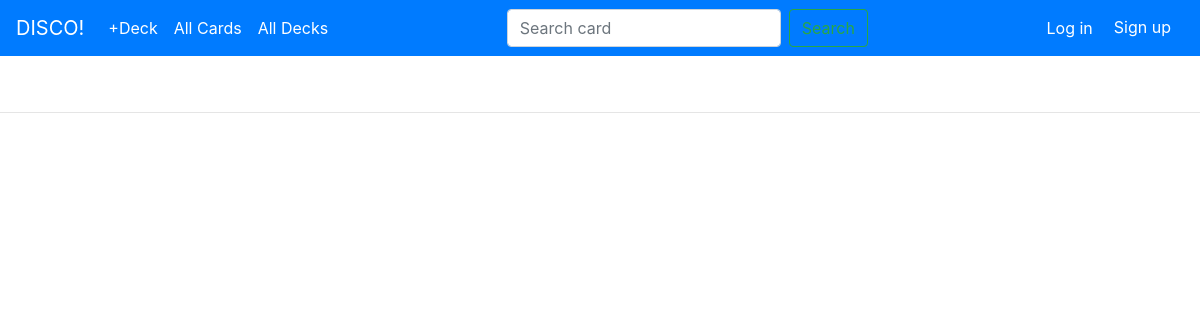
/, run on an earlier commit of the app's database.
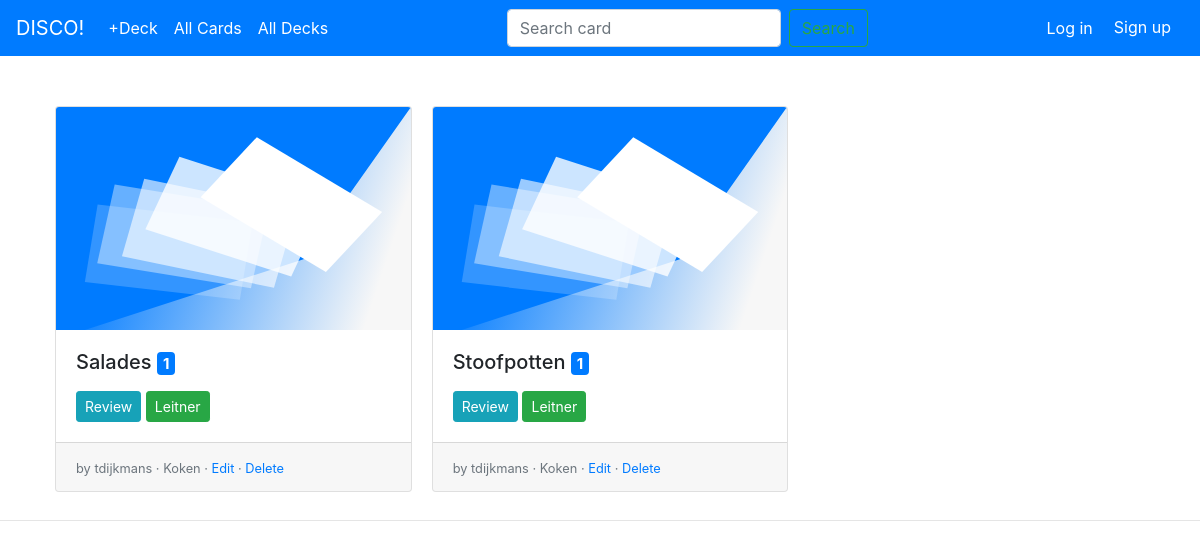
And on a later commit of the database.
### cardmaker/models.py (models this page shows, shortened)
class Deck(models.Model):
    title = models.CharField(max_length=200)
    subject = models.CharField(max_length=200)
    description = models.TextField(max_length=500, blank=True)
    creator = models.ForeignKey(User, on_delete=models.CASCADE)

class Card(models.Model):
    question = models.CharField(max_length=200)
    answer = models.CharField(max_length=200)
    deck = models.ForeignKey(Deck, on_delete=models.CASCADE)

### cardmaker/views.py (the view)
# urls.py: path('', views.show_all_decks, name='all_decks'),
def show_all_decks(request):
    d_list = Deck.objects.all()
    context = {'list_of_decks': d_list}
    return render(request, 'show_all_decks.html', context)

### cardmaker/templates/show_all_decks.html (shortened to what this page needs)
{% extends "base.html" %}
{% load static %}
{% block content %}
<div class="container">
<div class="card-columns">
  {% for deck in list_of_decks %}
  <div class="card">
    <img src="{% static "images/FlashCardImageDeck.svg" %}" class="card-img-top" alt="...">
    <div class="card-body">
      <h5 class="card-title">{{ deck.title }} <a href="/deck/show/{{deck.id}}" <span class="badge badge-primary">{{deck.card_set.all|length}}</a></span> </h5>
      <a class="btn btn-info btn-sm" href="/deck/review/{{deck.id}}" role="button">Review</a>
      <a class="btn btn-success btn-sm" href="/deck/{{deck.id}}" role="button">Leitner</a>
    </div>
    <div class="card-footer">
      <small class="text-muted"> by {{deck.creator}}
        · {{ deck.subject }}
        · <a href="/deck/{{deck.id}}">Edit</a>
        · <a href="/deck/delete/{{deck.id}}/">Delete</a>
      </small>
    </div>
  </div>
{% endfor %}
</div>
</div>
<hr>
{% endblock %}

What changed in the data, as far as the page shows it:
added Deck: title "Salades", card_set.all|length "1", creator "tdijkmans", subject "Koken"
added Deck: title "Stoofpotten", card_set.all|length "1", creator "tdijkmans", subject "Koken"
